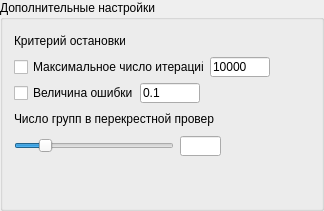
         <widget class="QGroupBox" name="groupBox_2">
          <property name="maximumSize">
           <size>
            <width>66666</width>
            <height>16777215</height>
           </size>
          </property>
          <property name="title">
           <string>Дополнительные настройки</string>
          </property>
          <layout class="QHBoxLayout" name="horizontalLayout_9">
           <item>
            <layout class="QVBoxLayout" name="verticalLayout_3">
             <item>
              <layout class="QVBoxLayout" name="verticalLayout_2">
               <item>
                <layout class="QHBoxLayout" name="horizontalLayout_8">
                 <item>
                  <widget class="QLabel" name="label_3">
                   <property name="sizePolicy">
                    <sizepolicy hsizetype="Fixed" vsizetype="Fixed">
                     <horstretch>0</horstretch>
                     <verstretch>0</verstretch>
                    </sizepolicy>
                   </property>
                   <property name="minimumSize">
                    <size>
                     <width>111</width>
                     <height>20</height>
                    </size>
                   </property>
                   <property name="maximumSize">
                    <size>
                     <width>111</width>
                     <height>20</height>
                    </size>
                   </property>
                   <property name="text">
                    <string>Критерий остановки</string>
                   </property>
                  </widget>
                 </item>
                 <item>
                  <spacer name="horizontalSpacer_10">
                   <property name="orientation">
                    <enum>Qt::Horizontal</enum>
                   </property>
                   <property name="sizeHint" stdset="0">
                    <size>
                     <width>40</width>
                     <height>20</height>
                    </size>
                   </property>
                  </spacer>
                 </item>
                </layout>
               </item>
               <item>
                <layout class="QHBoxLayout" name="horizontalLayout_7">
                 <item>
                  <widget class="QCheckBox" name="checkBox_maxIter">
                   <property name="sizePolicy">
                    <sizepolicy hsizetype="Fixed" vsizetype="Fixed">
                     <horstretch>0</horstretch>
                     <verstretch>0</verstretch>
                    </sizepolicy>
                   </property>
                   <property name="minimumSize">
                    <size>
                     <width>190</width>
                     <height>20</height>
                    </size>
                   </property>
                   <property name="maximumSize">
                    <size>
                     <width>190</width>
                     <height>20</height>
                    </size>
                   </property>
                   <property name="text">
                    <string>Максимальное число итераций</string>
                   </property>
                  </widget>
                 </item>
                 <item>
                  <widget class="QLineEdit" name="lineEdit_maxIter">
                   <property name="sizePolicy">
                    <sizepolicy hsizetype="Fixed" vsizetype="Fixed">
                     <horstretch>0</horstretch>
                     <verstretch>0</verstretch>
                    </sizepolicy>
                   </property>
                   <property name="minimumSize">
                    <size>
                     <width>60</width>
                     <height>20</height>
                    </size>
                   </property>
                   <property name="maximumSize">
                    <size>
                     <width>60</width>
                     <height>20</height>
                    </size>
                   </property>
                   <property name="text">
                    <string>10000</string>
                   </property>
                  </widget>
                 </item>
                 <item>
                  <spacer name="horizontalSpacer_11">
                   <property name="orientation">
                    <enum>Qt::Horizontal</enum>
                   </property>
                   <property name="sizeHint" stdset="0">
                    <size>
                     <width>40</width>
                     <height>20</height>
                    </size>
                   </property>
                  </spacer>
                 </item>
                </layout>
               </item>
               <item>
                <layout class="QHBoxLayout" name="horizontalLayout_6">
                 <item>
                  <widget class="QCheckBox" name="checkBox_epsilon">
                   <property name="sizePolicy">
                    <sizepolicy hsizetype="Fixed" vsizetype="Fixed">
                     <horstretch>0</horstretch>
                     <verstretch>0</verstretch>
                    </sizepolicy>
                   </property>
                   <property name="minimumSize">
                    <size>
                     <width>120</width>
                     <height>20</height>
                    </size>
                   </property>
                   <property name="maximumSize">
                    <size>
                     <width>120</width>
                     <height>20</height>
                    </size>
                   </property>
                   <property name="text">
                    <string>Величина ошибки</string>
                   </property>
                  </widget>
                 </item>
                 <item>
                  <widget class="QLineEdit" name="lineEdit_epsilon">
                   <property name="sizePolicy">
                    <sizepolicy hsizetype="Fixed" vsizetype="Fixed">
                     <horstretch>0</horstretch>
                     <verstretch>0</verstretch>
                    </sizepolicy>
                   </property>
                   <property name="minimumSize">
                    <size>
                     <width>60</width>
                     <height>20</height>
                    </size>
                   </property>
                   <property name="maximumSize">
                    <size>
                     <width>60</width>
                     <height>20</height>
                    </size>
                   </property>
                   <property name="text">
                    <string>0.1</string>
                   </property>
                  </widget>
                 </item>
                 <item>
                  <spacer name="horizontalSpacer_12">
                   <property name="orientation">
                    <enum>Qt::Horizontal</enum>
                   </property>
                   <property name="sizeHint" stdset="0">
                    <size>
                     <width>40</width>
                     <height>20</height>
                    </size>
                   </property>
                  </spacer>
                 </item>
                </layout>
               </item>
               <item>
                <layout class="QHBoxLayout" name="horizontalLayout_5">
                 <item>
                  <widget class="QLabel" name="label_2">
                   <property name="sizePolicy">
                    <sizepolicy hsizetype="Fixed" vsizetype="Fixed">
                     <horstretch>0</horstretch>
                     <verstretch>0</verstretch>
                    </sizepolicy>
                   </property>
                   <property name="minimumSize">
                    <size>
                     <width>200</width>
                     <height>20</height>
                    </size>
                   </property>
                   <property name="maximumSize">
                    <size>
                     <width>200</width>
                     <height>20</height>
                    </size>
                   </property>
                   <property name="text">
                    <string>Число групп в перекрестной проверке</string>
                   </property>
                  </widget>
                 </item>
                 <item>
                  <spacer name="horizontalSpacer_13">
                   <property name="orientation">
                    <enum>Qt::Horizontal</enum>
                   </property>
                   <property name="sizeHint" stdset="0">
                    <size>
                     <width>40</width>
                     <height>20</height>
                    </size>
                   </property>
                  </spacer>
                 </item>
                </layout>
               </item>
               <item>
                <layout class="QHBoxLayout" name="horizontalLayout_4">
                 <item>
                  <widget class="QSlider" name="horizontalSlider_trainSetsPercent">
                   <property name="sizePolicy">
                    <sizepolicy hsizetype="Fixed" vsizetype="Fixed">
                     <horstretch>0</horstretch>
                     <verstretch>0</verstretch>
                    </sizepolicy>
                   </property>
                   <property name="minimumSize">
                    <size>
                     <width>160</width>
                     <height>22</height>
                    </size>
                   </property>
                   <property name="maximumSize">
                    <size>
                     <width>160</width>
                     <height>22</height>
                    </size>
                   </property>
                   <property name="minimum">
                    <number>2</number>
                   </property>
                   <property name="maximum">
                    <number>20</number>
                   </property>
                   <property name="value">
                    <number>5</number>
                   </property>
                   <property name="orientation">
                    <enum>Qt::Horizontal</enum>
                   </property>
                  </widget>
                 </item>
                 <item>
                  <widget class="QLineEdit" name="lineEdit_trainSetsPercent">
                   <property name="sizePolicy">
                    <sizepolicy hsizetype="Fixed" vsizetype="Fixed">
                     <horstretch>0</horstretch>
                     <verstretch>0</verstretch>
                    </sizepolicy>
                   </property>
                   <property name="minimumSize">
                    <size>
                     <width>41</width>
                     <height>20</height>
                    </size>
                   </property>
                   <property name="maximumSize">
                    <size>
                     <width>41</width>
                     <height>20</height>
                    </size>
                   </property>
                   <property name="readOnly">
                    <bool>true</bool>
                   </property>
                  </widget>
                 </item>
                 <item>
                  <spacer name="horizontalSpacer_14">
                   <property name="orientation">
                    <enum>Qt::Horizontal</enum>
                   </property>
                   <property name="sizeHint" stdset="0">
                    <size>
                     <width>40</width>
                     <height>20</height>
                    </size>
                   </property>
                  </spacer>
                 </item>
                </layout>
               </item>
              </layout>
             </item>
             <item>
              <spacer name="verticalSpacer">
               <property name="orientation">
                <enum>Qt::Vertical</enum>
               </property>
               <property name="sizeHint" stdset="0">
                <size>
                 <width>20</width>
                 <height>40</height>
                </size>
               </property>
              </spacer>
             </item>
            </layout>
           </item>
          </layout>
         </widget>
